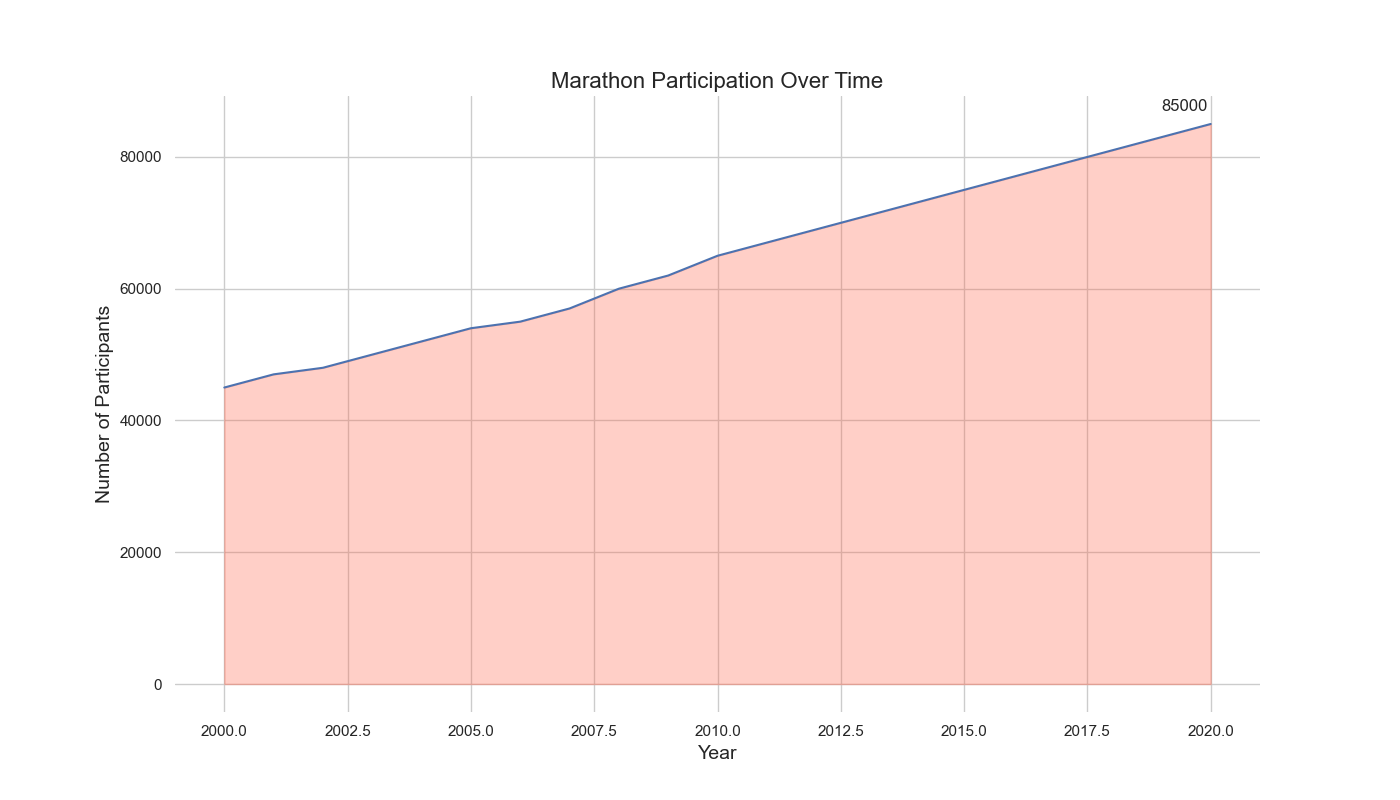

Generate this figure with Python:

import pandas as pd
import seaborn as sns
import matplotlib.pyplot as plt

# Preparing the dataset
data = {
    "Year": [i for i in range(2000, 2021)],
    "MarathonParticipants": [
        45000, 47000, 48000, 50000, 52000, 54000, 55000, 57000, 60000, 62000, 
        65000, 67000, 69000, 71000, 73000, 75000, 77000, 79000, 81000, 83000, 
        85000
    ]
}

# Create the DataFrame
df = pd.DataFrame(data)

# Create the area chart
plt.figure(figsize=(14, 8))
sns.set_theme(style="whitegrid")
area_chart = sns.lineplot(x="Year", y="MarathonParticipants", data=df)
area_chart.fill_between(df['Year'], df['MarathonParticipants'], alpha=0.3, color='#FF6347')

# Customize the plot with labels and change in visual aspects
plt.title('Marathon Participation Over Time', fontsize=16)
plt.xlabel('Year', fontsize=14)
plt.ylabel('Number of Participants', fontsize=14)

# Annotate the last data point
plt.annotate(f'{df.iloc[-1]["MarathonParticipants"]}',
             xy=(df.iloc[-1]['Year'], df.iloc[-1]['MarathonParticipants']),
             xytext=(df.iloc[-2]['Year'], df.iloc[-1]['MarathonParticipants'] + 2000),
             arrowprops=dict(facecolor='black', arrowstyle='->'),
             fontsize=12)

sns.despine(left=True, bottom=True)
plt.show()
